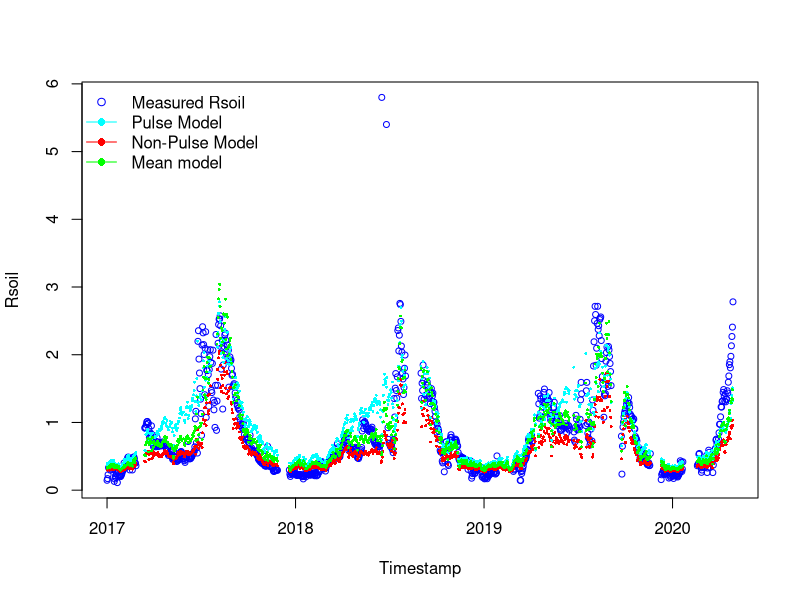
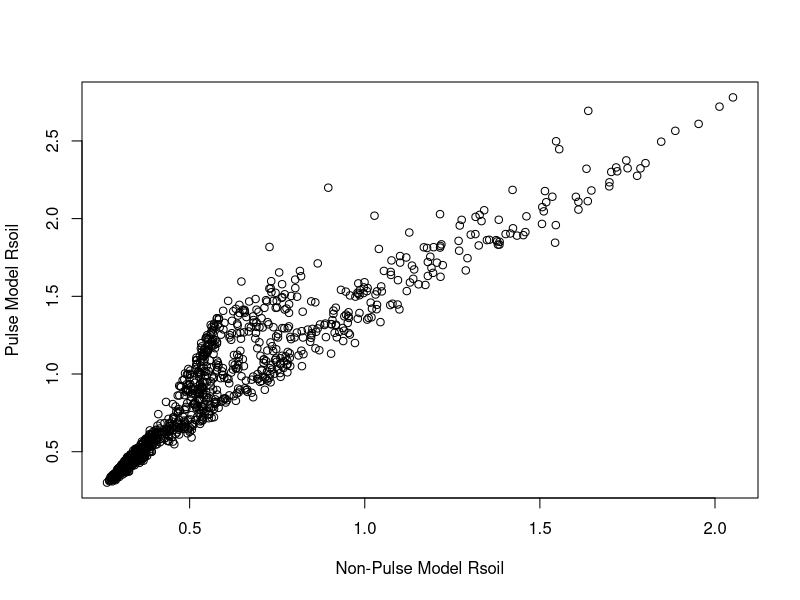
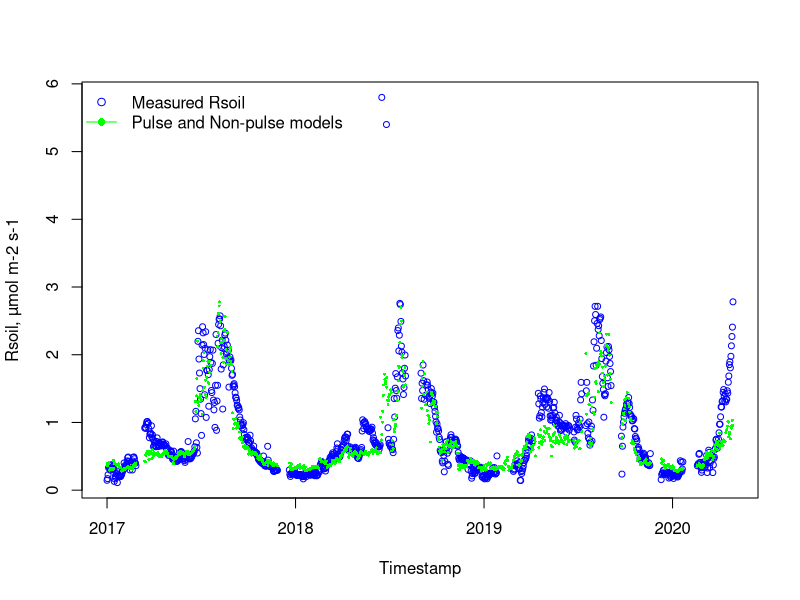
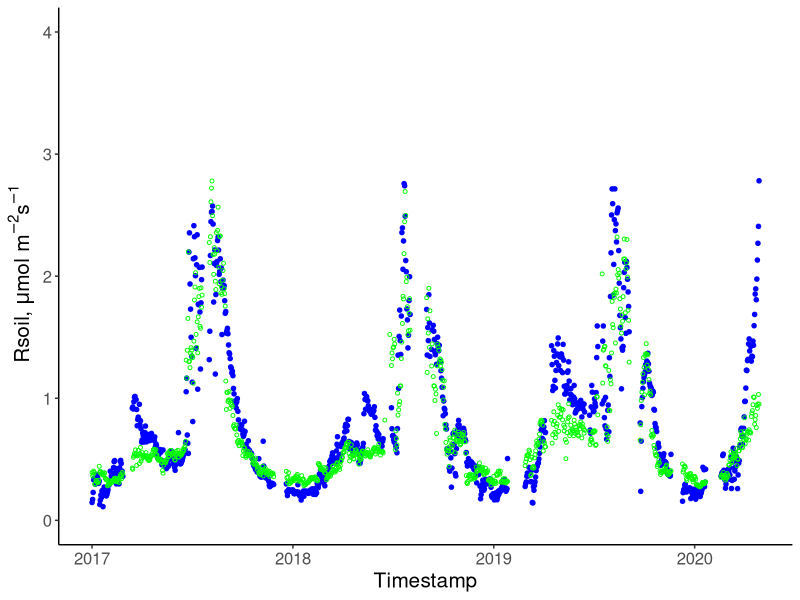

Generate these figures, in order, with R: (Note: this script raises an error after producing the figures.)
# 18-05-2024
# Anastasia Makhnykina

library(dplyr)
library(tidyr)
library(tidyverse)
library(lubridate)
library(ggplot2)
library(units)
library(stats)
library(grDevices)
library(readr)

# Open new files 
summary_Cham_P <- read.csv("data/All summary chamber.csv")
Pulse_Cham <- read.csv("data/Pulse sum chamber.csv")
NonPulse_Cham <- read.csv("data/NonPulse sum chamber.csv")

# Make sure in the Date format
NonPulse_Cham$date <- as.Date(NonPulse_Cham$date)
Pulse_Cham$date <- as.Date(Pulse_Cham$date)
summary_Cham_P$date <- as.Date(summary_Cham_P$date)

# CHECK COLUMN NAMES AND DATA TYPES
str(NonPulse_Cham)
str(Pulse_Cham)
str(summary_Cham_P)

###### Pulse time model ###########################
###################################################

# Assign variables
meanSWC_P =Pulse_Cham$meanSWC
meanST_P = Pulse_Cham$meanTsoil
meanGPP_P = Pulse_Cham$meanGPP
GPPmax_P = max(Pulse_Cham$meanGPP, na.rm=TRUE)

# Fit model
Param_model4_P <- nls(meanRsoil ~ Fref*((meanGPP_P/GPPmax_P +n)/1+n) *(1-c4*(0.1-meanSWC_P)^2)*exp(b4*meanST_P), 
                      data = Pulse_Cham,
                      start = list(Fref=0.75,  c4=56.54, b4=0.04, n=0.84),
                      control = nls.control(maxiter = 1000, minFactor = 0.01)
)
Summary_Model4_P = summary(Param_model4_P)

# Pulse parameters
FrefP = 0.446910
SMoptP =0.125 
c4P = -1.058658   
b4P = 0.044799
nP= 0.298964

####### Non-Pulse model ###################
###########################################

# Assign variables
meanSWC_NP <- NonPulse_Cham$meanSWC
meanST_NP <- NonPulse_Cham$meanTsoil
meanGPP_NP <- NonPulse_Cham$meanGPP
GPPmax_NP <- max(NonPulse_Cham$meanGPP, na.rm = TRUE)

# Fit model
Param_model4_NP <- nls(meanRsoil ~ Fref*((meanGPP_NP/GPPmax_NP +n)/1+n) *
                         (1-c4*(0.1-meanSWC_NP)^2)*exp(b4*meanST_NP), 
                       data = NonPulse_Cham,
                       start = list(Fref=0.75, c4=56.54, b4=0.04, n=0.84),
                       control = nls.control(maxiter = 1000, minFactor = 0.01)
)
Summary_Model4_NP = summary(Param_model4_NP)

# Formula: meanRECO ~ Fref * ((meanGPP_NP/GPPmax_NP + n)/1 + n) * (1 - c4 * 

# NON_Pulse parameters
FrefNP = 0.743454
SMoptNP =0.125 
c4NP = -1.668911  
b4NP = 0.023544
nNP=  0.160941

############### All time model #################################
################################################################

complete.cases(summary_Cham_P)

# Setting up drivers for all time
All_meanSWC = summary_Cham_P$meanSWC
All_meanST = summary_Cham_P$meanTsoil
All_meanGPP = summary_Cham_P$meanGPP
All_GPPmax = max(summary_Cham_P$meanGPP, na.rm = TRUE)

Param_model4_All <- nls(meanRsoil ~ Fref*((All_meanGPP/All_GPPmax +n)/1+n) *(1-c4*(0.1-All_meanSWC)^2)*exp(b4*All_meanST), 
                        data = summary_Cham_P,
                        start = list(Fref=0.75,  c4=56.54, b4=0.04, n=0.84),
                        control = nls.control(maxiter = 1000, minFactor = 0.01)
)
Summary_Model4_All = summary(Param_model4_All)

# All-time parameters
FrefAll = 0.916427
SMoptAll =0.125 
c4All = -0.244660   
b4All = 0.031851
nAll= 0.137391

#run model for full time series based on non-pulse time parameters
ALL_model4_NP = FrefNP*((All_meanGPP/All_GPPmax +nNP)/1+nNP) *(1-c4NP*(SMoptNP-All_meanSWC)^2)*exp(b4NP*All_meanST)
#run model for full time series based on pulse time parameters
All_model4_P = FrefP*((All_meanGPP/All_GPPmax +nP)/1+nP) *(1-c4P*(SMoptP-All_meanSWC)^2)*exp(b4P*All_meanST)
#run all time model
All_model4 = FrefAll*((All_meanGPP/All_GPPmax +nAll)/1+nAll) *(1-c4All*(SMoptAll-All_meanSWC)^2)*exp(b4All*All_meanST)

# Plot the RECO time series
plot(summary_Cham_P$date, summary_Cham_P$meanRsoil, type = "p", col = "blue", xlab = "Timestamp", ylab = "Rsoil", cex = 0.8)

# Add the model output time series to the plot - CORRECT FIGURE
points(summary_Cham_P$date, ALL_model4_NP, col = "red", pch = 16, cex = 0.4)
points(summary_Cham_P$date, All_model4_P, col = "cyan", pch = 16, cex = 0.4, alpha=0.5)
points(summary_Cham_P$date, All_model4, col = "green", pch = 16, cex = 0.4, alpha=0.5)

# create the legend
legend(x = "topleft",
       legend = c("Measured Rsoil", "Pulse Model", "Non-Pulse Model", "Mean model"),
       pch = c(1, 16, 16,16),
       col = c("blue", "cyan", "red","green"),
       lty = c(NA, 1, 1,1),
       bty = "n")


plot(ALL_model4_NP,All_model4_P, xlab = "Non-Pulse Model Rsoil", ylab = "Pulse Model Rsoil")

# Create df with all measured and modelled fluxes
Rsoil_df <- summary_Cham_P %>%
  select(date, meanRsoil, max_pulse_duration)

Rsoil_df$PulseM <- All_model4_P
Rsoil_df$NonPulseM <- ALL_model4_NP
Rsoil_df$MeanM <- All_model4

Rsoil1 <- Rsoil_df %>%
  select (date, meanRsoil, max_pulse_duration, PulseM, NonPulseM) %>%
  mutate(case_when(max_pulse_duration == 0 ~ NonPulseM,
                   max_pulse_duration == 8 ~ PulseM,
                   max_pulse_duration == 14 ~ PulseM,
                   max_pulse_duration == 20 ~ PulseM))


plot(Rsoil_df$date, Rsoil_df$meanRsoil, type = "p", col = "blue", xlab = "Timestamp", 
     ylab =  "Rsoil, µmol m-2 s-1", cex = 0.8)

points(Rsoil1$date, Rsoil1$`case_when(...)`, col="green", pch = 16, cex = 0.4, alpha=0.5)
# create the legend
legend(x = "topleft",
       legend = c("Measured Rsoil", "Pulse and Non-pulse models"),
       pch = c(1, 16),
       col = c("blue", "green"),
       lty = c(NA, 1),
       bty = "n")

Rsoil_df$Rsoil_Mean <- Rsoil1$`case_when(...)`

Rsoil_df %>%
  na.omit() %>%
  ggplot(aes(x=date))+
  geom_point(aes(y = meanRsoil),shape=20, color = "blue", size = 2)+
  geom_point(aes(y=Rsoil_Mean),shape=1, size = 1, color = "green")+
  theme_classic()+
  theme(text = element_text(size = 15))+
  ylab(~paste("Rsoil, ", mu, "mol m"^-2,"s"^-1))+
  xlab("Timestamp")+
  ylim(0,4)


Rsoil_df %>%
  ggplot(aes(x=meanRsoil, y = Rsoil_Mean))+
  geom_point(shape=1)+
  theme_classic()+
  theme(text = element_text(size = 15))+
  stat_regline_equation(aes(label = paste(..eq.label..,..rr.label.., sep = "~~~~")))+
  stat_smooth(method = "lm",formula = y ~ x ,size = 1)+
  ylab(~paste("Modelled Rsoil, ", mu, "mol m"^-2,"s"^-1))+
  xlab(~paste("Measured Rsoil, ", mu, "mol m"^-2,"s"^-1))+
  #ggtitle('Non-pulse time')+
  ylim(0,4)+
  xlim(0,4)

# calculate RMSE
rmse_MeanMod <- sqrt(sum((Rsoil_df$Rsoil_Mean - Rsoil_df$meanRsoil)^2, na.rm=TRUE)/nrow(Rsoil_df))

# calculate MAPE -  Mean absolute percent error
mape_MeanMod <- mean(abs((Rsoil_df$Rsoil_Mean - Rsoil_df$meanRsoil) / Rsoil_df$meanRsoil), na.rm=TRUE) * 100

# calculate R-squared
r_squared_MeanMod <- cor(Rsoil_df$Rsoil_Mean, Rsoil_df$meanRsoil, use = "complete.obs")^2


###### Calculate cumulative flux for - Mean model, Including Pulse and non-pulse together and measured fluxes ######
####################################################################################################################

### Create df with just fluxes #####

Rsoildf_new <- Rsoil_df %>%
  na.omit() %>%
  select (date, meanRsoil, MeanM, Rsoil_Mean)

Rsoildf_new$culMeasured <- ave(Rsoildf_new$meanRsoil, FUN = cumsum)  
Rsoildf_new$culMeanMod <- ave(Rsoildf_new$MeanM, FUN = cumsum)  
Rsoildf_new$culModelled <- ave(Rsoildf_new$Rsoil_Mean, FUN = cumsum)  


plot(Rsoildf_new$date,Rsoildf_new$culMeasured,  type = "l", col = "blue", xlab = "Year", 
     ylab =  "Cumulative Rsoil", cex = 0.8)
lines(Rsoildf_new$date, Rsoildf_new$culMeanMod, type = "l", col = "red")
lines(Rsoildf_new$date, Rsoildf_new$culModelled, type = "l", col = "green")

legend(x = "topleft",
       legend = c("Measured Rsoil", "Pulse and Non-pulse models", "Mean model"),
       pch = c(1, 16, 16),
       col = c("blue", "red", "green"),
       lty = c(NA, 1,1),
       bty = "n")
